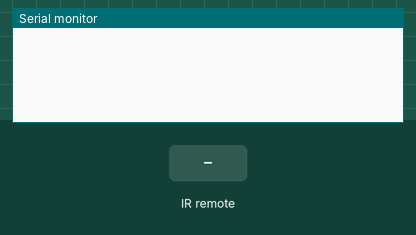
A sketch run on a simulated Arduino Uno, built with avr-gcc and run on an emulated ATmega328P. Shown: the last lines printed to the serial monitor. Wiring (inferred from the names in the program): IR receiver: data A1. Inputs (shaded band) come from the test bench.

Above: at 1.2 s.
1.3 s: infrared code 0x29 received
At 2.1 s:
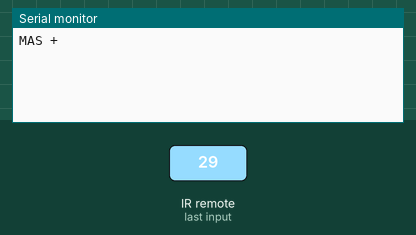
3.0 s: infrared code 0x19 received
At 4.4 s:
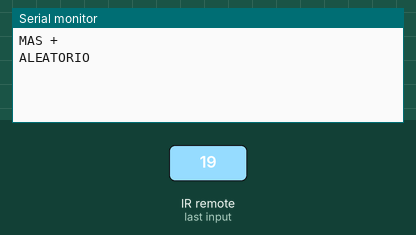
4.7 s: infrared code 0x38 received
At 5.9 s:
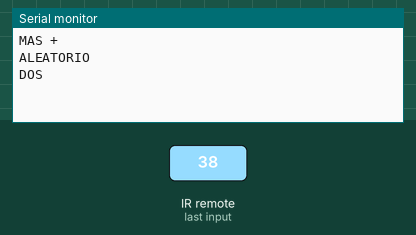

The sketch:

IR_sin_libreria.ino
```cpp
/*********************************************************************************************
Lector de mando a distancia por infrarrojos (ver 1.0)
**********************************************************************************************
AUTOR: Angel Lozano L.
FECHA: 05/02/2015
PAGINA WEB: https://www.facebook.com/Arduinoenespanol
DESCRIPCION: Decodifica las teclas del mando a distancia sin necesidad de libreria.
Este programa esta basado en el protocolo NEC.
*********************************************************************************************/
// LIBRERIAS INCLUIDAS (ninguna)
/********************************************************************************************/
// DEFINICION DE VARIABLES Y CONSTANTES
#define IR A1 //Pin al que va conectado nuestro receptor de infrarrojos. En mi caso CHQ1838

long duracion[32]; //array que contiene la duracion de cada pulso en microsegundos (uS)
int x=0; //Contador para moverse por las distintas variables de los arrays
byte bits[32]; //Array de bits tras la conversion de tiempos a bits. (Ver protocolo NEC)
int pulso_comienzo; //En esta variable se almacena el valor del pulso de inicio de 4,5mS
int codigo_tecla=0; //Valor de la tecla pulsada convertido de binario a decimal
/********************************************************************************************/
/********************************************************************************************/
// CONFIGURACION DEL MICROPROCESADOR
void setup()
{
  Serial.begin(9600);
}

// PROGRAMA PRINCIPAL
void loop()
{
  if(digitalRead(IR)==0) //Esperamos que se pulse una tecla
  {
    lecturaCodigoIr(); //Funcion que lee la tecla pulsada y la almacena en la variable (codigo_tecla)
    //Accion a realizar segun la tecla pulsada.
    switch(codigo_tecla)
    {
      case 41: //El codigo decimal que corresponde a la tecla STANDBY es 41
        Serial.println("STANDBY");
        break;
      case 25:
        Serial.println("MODE");
        break;
      case 57:
        Serial.println("MUTE");
        break;
      case 9:
        Serial.println("PLAY/PAUSA");
        break;
      case 1:
        Serial.println("ATRAS");
        break;
      case 49:
        Serial.println("ADELANTE");
        break;
      case 56:
        Serial.println("ECUALIZADOR");
        break;
      case 42:
        Serial.println("MENOS -");
        break;
      case 36:
        Serial.println("MAS +");
        break;
      case 26:
        Serial.println("CERO");
        break;
      case 38:
        Serial.println("ALEATORIO");
        break;
      case 44:
        Serial.println("U/SD");
        break;
      case 12:
        Serial.println("UNO");
        break;
      case 6:
        Serial.println("DOS");
        break;
      case 31:
        Serial.println("TRES");
        break;
      case 4:
        Serial.println("CUATRO");
        break;
      case 14:
        Serial.println("CINCO");
        break;
      case 23:
        Serial.println("SEIS");
        break;
      case 17:
        Serial.println("SIETE");
        break;
      case 19:
        Serial.println("OCHO");
        break;
      case 21:
        Serial.println("NUEVE");
        break;
    }
  }
}
//FIN PROGRAMA PRINCIPAL**************************************************************************/
/*************************************************************************************************/
// SUBRUTINAS
//Subrutina que lee que tecla del mando a distancia se ha pulsado y
//la almacena en la variable codigo_tecla
void lecturaCodigoIr()
{
  //PASO 1: DETECCION DEL PULSO DE INICIO DE SECUENCIA (4,5mS)
  pulso_comienzo=pulseIn(IR, HIGH);
  if(pulso_comienzo>4000 && pulso_comienzo<5000) //...comprobamos si es el pulso de comienzo de 4,5mS (inicio de secuencia)
  {
    //PASO 2: CRONOMETRAJE DE TIEMPOS DE CADA PULSO(uS)
    for(x=1; x<=32; x++)
    {
      duracion[x]=pulseIn(IR, HIGH); //Duracion de cada pulso (uS)
    }
    //PASO 3: SEGUN EL TIEMPO DE CADA PULSO, DETERMINAMOS SI ES UN 0 O UN 1 LOGICO (Ver protocolo NEC)
    for(x=1; x<=32; x++)
    {
      if(duracion[x]>500 && duracion[x]<700) //Si el pulso dura entre 500 y 700uS...
      {
        bits[x]=0; //... es un 0 logico
      }
      if(duracion[x]>1500 && duracion[x]<1750) //Si el pulso dura entre 1500 y 1750uS
      {
        bits[x]=1; //... es un 1 logico
      }
    }
    //PASO 4: CONVERSION DEL ARRAY BINARIO A VARIABLE DECIMAL.
    //Puesto que muchos de los bits se repiten en todas las teclas, omitimos dichos bits y
    //nos quedamos con los bits 17 al 21 y el 23 (6 bits). Suficientes para distinguir todas las teclas.
    //Estos 6 bits los convertimos a decimal con el metodo de Potencias de 2. Y el resultado lo almacenamos
    //en la variable codigo_tecla.
    codigo_tecla=0; //Reseteamos la ultima tecla pulsada
    if(bits[17]==1)
    {
      codigo_tecla=codigo_tecla+32; //2^6
    }
    if(bits[18]==1)
    {
      codigo_tecla=codigo_tecla+16; //2^5
    }
    if(bits[19]==1)
    {
      codigo_tecla=codigo_tecla+8; //2^4
    }
    if(bits[20]==1)
    {
      codigo_tecla=codigo_tecla+4; //2^3
    }
    if(bits[21]==1)
    {
      codigo_tecla=codigo_tecla+2; //2^2
    }
    if(bits[23]==1)
    {
      codigo_tecla=codigo_tecla+1; //2^1
    }
  }
  delay(180); //retardo para que no se produzcan "rebotes" y no lea dos pulsaciones de la misma tecla
}
//FIN SUBRUTINAS ************************************************************************************/
```

Measured:
- after the input at 1.3 s, the serial monitor: prints a new line after 0.27 s (image 1)
- after the input at 3.0 s, the serial monitor: prints a new line after 0.27 s (image 2)
- after the input at 4.7 s, the serial monitor: prints a new line after 0.27 s (image 3)
